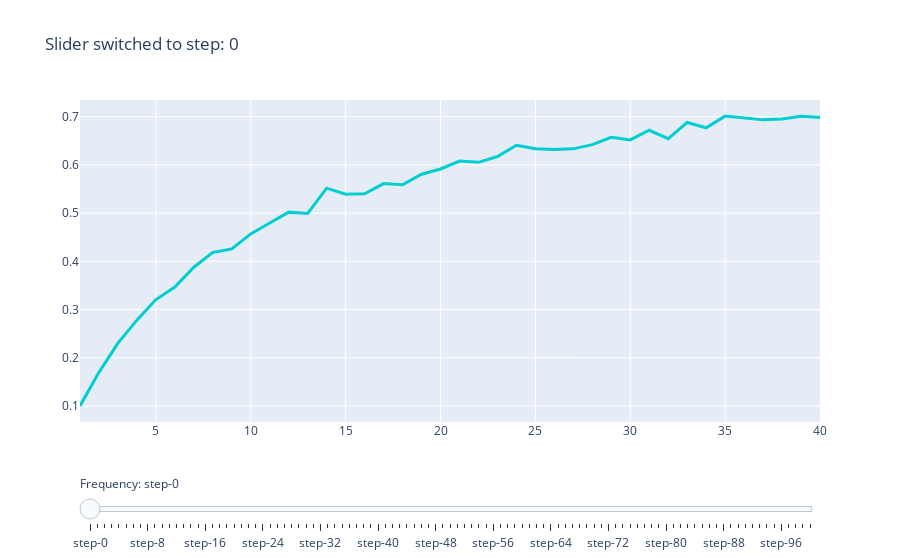

The cell this chart's notebook holds for it:
### Code cell
fig = go.Figure()
ix_lvl_1 = grouped.index.get_level_values(0).unique()
for x in [i/100 for i in range(101)]:
    if x in ix_lvl_1:
        s = grouped.loc[x]
    else:
        ix_2 = ix_lvl_1[np.where(ix_lvl_1 >= x)[0][0]]
        ix_1 = ix_lvl_1[np.where(ix_lvl_1 >= x)[0][0] - 1]
        s = grouped.loc[ix_1] + ((x - ix_1) / (ix_2 - ix_1)) * (grouped.loc[ix_2] - grouped.loc[ix_1])
    fig.add_trace(
        go.Scatter(
            visible=False,
            line=dict(color="#00CED1", width=3),
            name="unc_pct = " + str(x),
            x=s.index,
            y=s))

# Make 10th trace visible
fig.data[10].visible = True

# Create and add slider
steps = []
for i in range(len(fig.data)):
    step = dict(
        method="update",
        args=[{"visible": [False] * len(fig.data)},
              {"title": "Slider switched to step: " + str(i)}],  # layout attribute
    )
    step["args"][0]["visible"][i] = True  # Toggle i'th trace to "visible"
    steps.append(step)

sliders = [dict(
    active=10,
    currentvalue={"prefix": "Frequency: "},
    pad={"t": 50},
    steps=steps
)]

fig.update_layout(
    sliders=sliders
)

fig.show()
